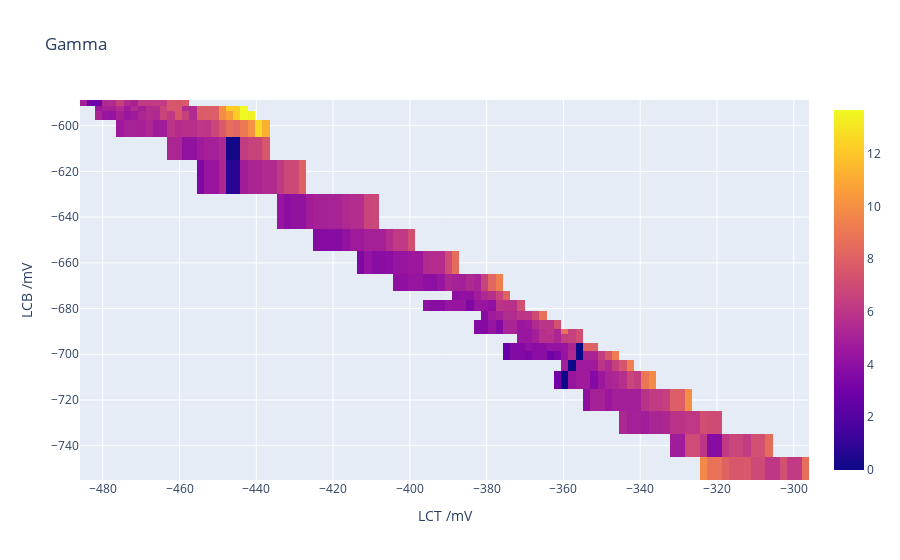

The cell this chart's notebook holds for it:
### Code cell
xs = [get_real_lct(dat) for dat in dats]
ys = [dat.Logs.fds['LCB'] for dat in dats]
zs = [fit.best_values['g'] for fit in fits]
customdata = np.array([[f(dat) for f in template_funcs] for dat in dats])

xs, ys, zs, customdata = my_heatmap_interp(xs, ys, zs, customdata, new_x_len=100, new_y_tol=5, method='nearest')

fig2 = go.Figure()
fig2.add_trace(go.Heatmap(x = xs, y = ys, z = zs, zmin=0, zmax=np.nanmax(zs), hovertemplate=hover_template, customdata=customdata))
PlU.fig_setup(fig2, 'Gamma', 'LCT /mV', 'LCB /mV')
fig2

### Figure 1 — Plotly figure (JSON) as saved in the notebook; plotly's stock layout.template omitted (floating-point values rounded to 4 significant figures; data arrays with more than 128 entries replaced by an {"elided": "..."} marker saying what was removed)
{"data": [{"customdata": {"elided": "25x100x5 float values"}, "hovertemplate": "Datnum=%{customdata[0]}<br>LCT=%{x:.1f}mV<br>LCB=%{y:.1f}mV<br>Data=%{z:.2f}<br>LP*2=%{customdata[1]:.1f}mV<br>LCSS=%{customdata[2]:.1f}mV<br>dS=%{customdata[3]:.2f}kB<br><extra>MC temp=%{customdata[4]:.1f}mK</extra>", "type": "heatmap", "x": [-485.0, -483.1, -481.2, -479.3, -477.4, -475.5, -473.6, -471.7, -469.8, -467.9, -466.0, -464.1, -462.2, -460.3, -458.4, -456.5, -454.6, -452.7, -450.8, -448.9, -447.0, -445.1, -443.2, -441.3, -439.4, -437.5, -435.6, -433.7, -431.8, -429.9, -428.0, -426.1, -424.2, -422.3, -420.4, -418.5, -416.6, -414.7, -412.8, -410.9, -409.0, -407.1, -405.2, -403.3, -401.4, -399.5, -397.6, -395.7, -393.8, -391.9, -390.0, -388.1, -386.2, -384.3, -382.4, -380.5, -378.6, -376.7, -374.8, -372.9, -371.0, -369.1, -367.2, -365.3, -363.4, -361.5, -359.6, -357.7, -355.8, -353.9, -352.1, -350.2, -348.3, -346.4, -344.5, -342.6, -340.7, -338.8, -336.9, -335.0, -333.1, -331.2, -329.3, -327.4, -325.5, -323.6, -321.7, -319.8, -317.9, -316.0, -314.1, -312.2, -310.3, -308.4, -306.5, -304.6, -302.7, -300.8, -298.9, -297.0], "y": [-750, -740, -730, -720, -710, -705, -700, -697.5, -692.5, -690, -687.5, -682.5, -680, -677.5, -675, -670, -660, -650, -640, -620, -610, -600, -595, -592.5, -590], "z": {"elided": "25x100 float values"}, "zmax": 13.65, "zmin": 0}], "layout": {"autosize": true, "legend": {"title": {}}, "title": {"text": "Gamma"}, "xaxis": {"autorange": true, "range": [-485.9, -296.0], "title": {"text": "LCT /mV"}, "type": "linear"}, "yaxis": {"autorange": true, "range": [-755, -588.8], "title": {"text": "LCB /mV"}, "type": "linear"}}}
